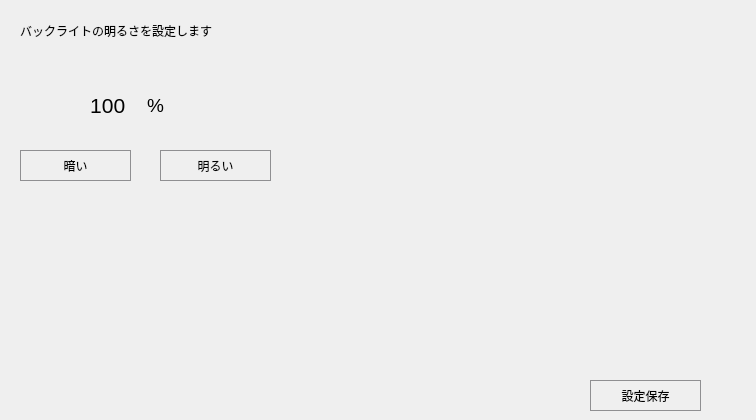
    <widget class="QWidget" name="tab1">
     <attribute name="title">
      <string>バックライト</string>
     </attribute>
     <widget class="QLabel" name="label">
      <property name="geometry">
       <rect>
        <x>20</x>
        <y>10</y>
        <width>271</width>
        <height>41</height>
       </rect>
      </property>
      <property name="text">
       <string>バックライトの明るさを設定します</string>
      </property>
     </widget>
     <widget class="QLabel" name="brightness_Value">
      <property name="geometry">
       <rect>
        <x>20</x>
        <y>90</y>
        <width>111</width>
        <height>31</height>
       </rect>
      </property>
      <property name="font">
       <font>
        <pointsize>16</pointsize>
       </font>
      </property>
      <property name="styleSheet">
       <string notr="true"/>
      </property>
      <property name="text">
       <string>100 </string>
      </property>
      <property name="alignment">
       <set>Qt::AlignRight|Qt::AlignTrailing|Qt::AlignVCenter</set>
      </property>
     </widget>
     <widget class="QLabel" name="label_3">
      <property name="geometry">
       <rect>
        <x>140</x>
        <y>90</y>
        <width>31</width>
        <height>31</height>
       </rect>
      </property>
      <property name="font">
       <font>
        <pointsize>14</pointsize>
       </font>
      </property>
      <property name="layoutDirection">
       <enum>Qt::LeftToRight</enum>
      </property>
      <property name="text">
       <string>%</string>
      </property>
      <property name="alignment">
       <set>Qt::AlignCenter</set>
      </property>
     </widget>
     <widget class="QPushButton" name="Btn_Dark">
      <property name="geometry">
       <rect>
        <x>20</x>
        <y>150</y>
        <width>111</width>
        <height>31</height>
       </rect>
      </property>
      <property name="styleSheet">
       <string notr="true"> QPushButton {
      border: 1px solid #8f8f91;
  
      background-color: qlineargradient(x1: 0, y1: 0, x2: 0, y2: 1,
                                        stop: 0 #f6f7fa, stop: 1 #dadbde);
      min-width: 80px;
  }

  QPushButton:pressed {
      background-color: qlineargradient(x1: 0, y1: 0, x2: 0, y2: 1,
                                        stop: 0 #dadbde, stop: 1 #f6f7fa);
  }</string>
      </property>
      <property name="text">
       <string>暗い</string>
      </property>
     </widget>
     <widget class="QPushButton" name="Btn_Bright">
      <property name="geometry">
       <rect>
        <x>160</x>
        <y>150</y>
        <width>111</width>
        <height>31</height>
       </rect>
      </property>
      <property name="styleSheet">
       <string notr="true"> QPushButton {
   
     border: 1px solid #8f8f91;
      background-color: qlineargradient(x1: 0, y1: 0, x2: 0, y2: 1,
                                        stop: 0 #f6f7fa, stop: 1 #dadbde);
      min-width: 80px;
  }

  QPushButton:pressed {
      background-color: qlineargradient(x1: 0, y1: 0, x2: 0, y2: 1,
                                        stop: 0 #dadbde, stop: 1 #f6f7fa);
  }</string>
      </property>
      <property name="text">
       <string>明るい</string>
      </property>
     </widget>
     <widget class="QLabel" name="brightness_label">
      <property name="geometry">
       <rect>
        <x>727</x>
        <y>20</y>
        <width>20</width>
        <height>20</height>
       </rect>
      </property>
      <property name="text">
       <string/>
      </property>
     </widget>
     <widget class="QPushButton" name="btn_SaveBrightness">
      <property name="geometry">
       <rect>
        <x>590</x>
        <y>380</y>
        <width>111</width>
        <height>31</height>
       </rect>
      </property>
      <property name="styleSheet">
       <string notr="true"> QPushButton {
   
     border: 1px solid #8f8f91;
      background-color: qlineargradient(x1: 0, y1: 0, x2: 0, y2: 1,
                                        stop: 0 #f6f7fa, stop: 1 #dadbde);
      min-width: 80px;
  }

  QPushButton:pressed {
      background-color: qlineargradient(x1: 0, y1: 0, x2: 0, y2: 1,
                                        stop: 0 #dadbde, stop: 1 #f6f7fa);
  }</string>
      </property>
      <property name="text">
       <string>設定保存</string>
      </property>
     </widget>
    </widget>
